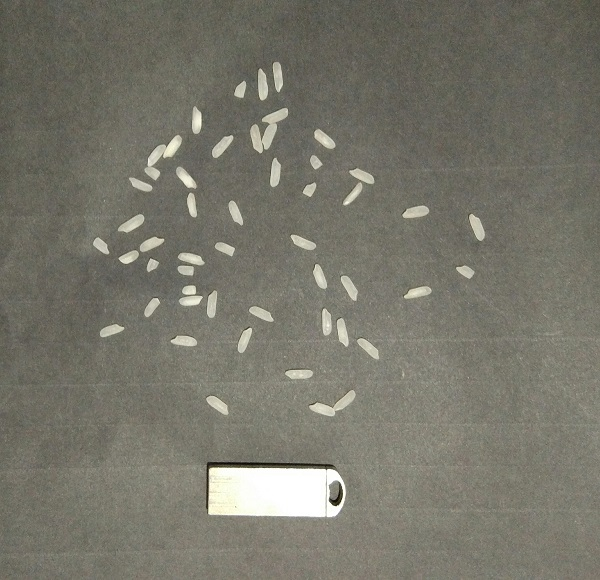
//> input picture RiceCheck/img/rice.jpg, 600 x 580 px
$ ./main   (built with g++ and OpenCV 4)
//> lines starting //> are read from the running program, lines starting //| are printed output that depends on the picture; after the words box and inside, x2 and y2 are one past the last pixel; in counts of white or black regions, pixels touching at a corner belong together
#include<cv.h>
#include<highgui.h>
#include<iostream>
#include<opencv2\opencv.hpp>
#include<vector>
#include<ctime>
using namespace cv;
using namespace std;

void getPhoto(IplImage* src);
IplImage* getGrayPhoto(IplImage* img);
IplImage* getFilterPhoto(IplImage* src, const int MODEL_VALUE);
int getThresholdValue(IplImage* src, int thresholdValue);
IplImage* getTwoPhoto(IplImage* src);
IplImage* getErodePhoto(IplImage* src);
IplImage* getDilatePhoto(IplImage* src);
int getThresholdValueTest(IplImage* src);
Mat iplImageToMat(IplImage* src);
IplImage* matToIplImage(Mat src);
IplImage* getSubPhoto(IplImage* src1, IplImage* src2);
IplImage* getEdgePhoto(IplImage* src);
void showImage(IplImage* img);
void lightOperatePhotoShow(IplImage* src);

//图像中的比例尺
double scale;
const double STAFF_LENGTH = 3.48;

int main()
{

	IplImage* img = cvLoadImage("img\\rice.jpg");
//> img is the input picture: 580 rows x 600 cols, CV_8UC3; mean B, G, R 106.4, 117.8, 119.4
	IplImage* grayPhoto = getGrayPhoto(img);
	IplImage* filterPhoto = getFilterPhoto(grayPhoto, 3);
//> in getFilterPhoto, `blur(inputSrc, outputDst, Size(MODEL_VALUE, MODEL_VALUE), Point(0, 0));`:
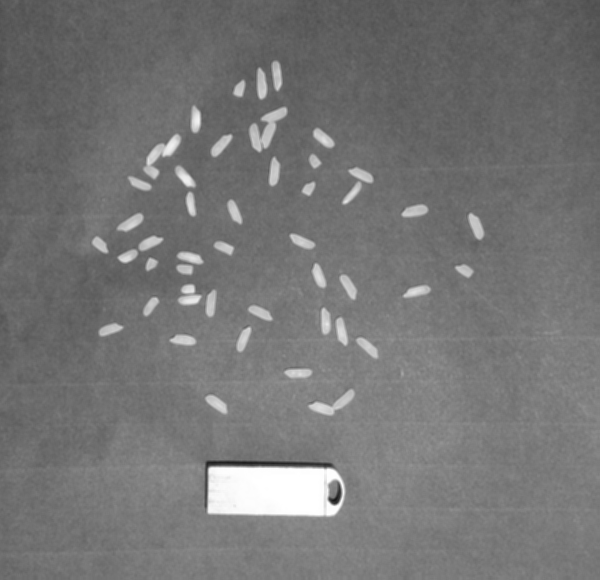
//> outputDst: 580 rows x 600 cols, CV_8UC1; min 24, max 255, mean 117.1
	IplImage* filterPhoto1 = cvCloneImage(filterPhoto);
	cvMorphologyEx(filterPhoto, filterPhoto1, NULL, NULL, CV_MOP_OPEN, 2);
	IplImage* binaryImage = getTwoPhoto(filterPhoto1);
//> in getThresholdValueTest, `CvScalar initThresholdValue = cvAvg(src);`: initThresholdValue = Scalar(115.1)
//> the loop in getThresholdValueTest, `while (abs(thresholdValue.val[0] - initThresholdValue.val[0]) > 0.1)` made 14 passes
//> thresholdValue on passes 1 to 12: Scalar(115.1), Scalar(117.4), Scalar(118.7), Scalar(119.5), Scalar(120.4), Scalar(121.5), Scalar(122.8), Scalar(124.2), Scalar(127.8), Scalar(134.5), Scalar(154.2), Scalar(160.1)
//> in getTwoPhoto, `int thresholdValue = getThresholdValueTest(src);`: thresholdValue = 161
//> in getTwoPhoto, `cvThreshold(src, binaryImage, thresholdValue, 255, CV_THRESH_BINARY);`:
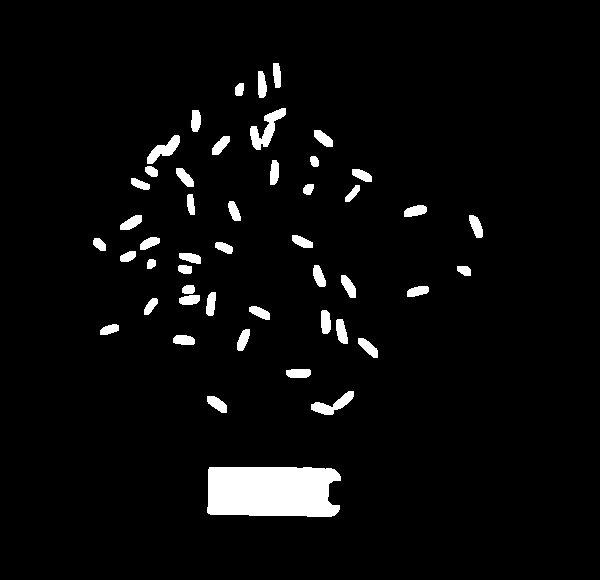
//> binaryImage: 580 rows x 600 cols, CV_8UC1; 4.3% white; 48 white regions, largest, box (x1, y1, x2, y2) and area: (207, 467, 341, 517) 6131, (250, 108, 286, 150) 599, (311, 391, 354, 415) 422
	IplImage* binaryImage1 = getTwoPhoto(filterPhoto);
//> in getThresholdValueTest (call 2), `CvScalar initThresholdValue = cvAvg(src);`: initThresholdValue = Scalar(117.1)
//> in getThresholdValueTest (call 2), `thresholdValue.val[0] = 0;`: thresholdValue = Scalar(0, 6.93e-310, 4.94e-324, 6.93e-310)
//> in getThresholdValueTest (call 2), `temp2.val[0] = 0;`: temp2 = Scalar(0, 6.93e-310, 0, 4.64e-310)
//> the loop in getThresholdValueTest (call 2), `while (abs(thresholdValue.val[0] - initThresholdValue.val[0]) > 0.1)` made 12 passes
//> thresholdValue on passes 1 to 12: Scalar(117.1), Scalar(119.6), Scalar(121), Scalar(122.9), Scalar(124), Scalar(125.2), Scalar(128), Scalar(133.5), Scalar(146.1), Scalar(160.4), Scalar(163.1), Scalar(163.7)
//> pass 1, in getThresholdValueTest (call 2), `cvThreshold(src, dst, thresholdValue.val[0], 255, CV_THRESH_TOZERO_INV);`:
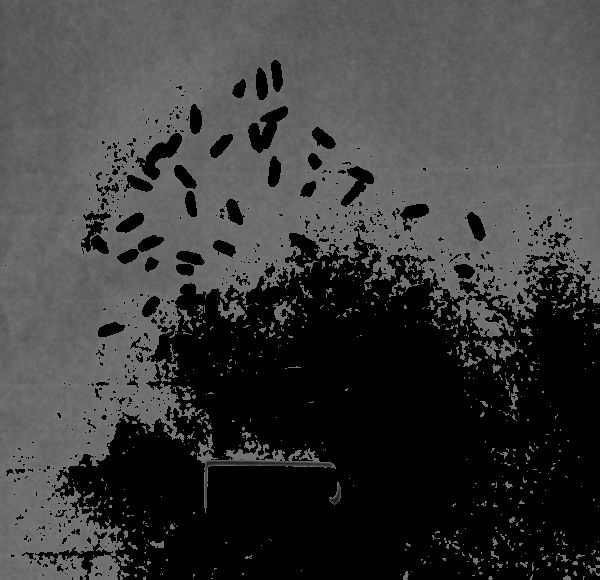
//> dst: 580 rows x 600 cols, CV_8UC1; min 0, max 117, mean 60.2
//> in getTwoPhoto (call 2), `cvThreshold(src, binaryImage, thresholdValue, 255, CV_THRESH_BINARY);`: binaryImage: 580 rows x 600 cols, CV_8UC1; 4.4% white; 48 white regions (1 under 20 px)

	// [38 lines of commented-out code are left out]
	getPhoto(binaryImage);
//> in getPhoto, `int contourNum = cvFindContours(dst, storage, &firstContour, sizeof(Cv..`:
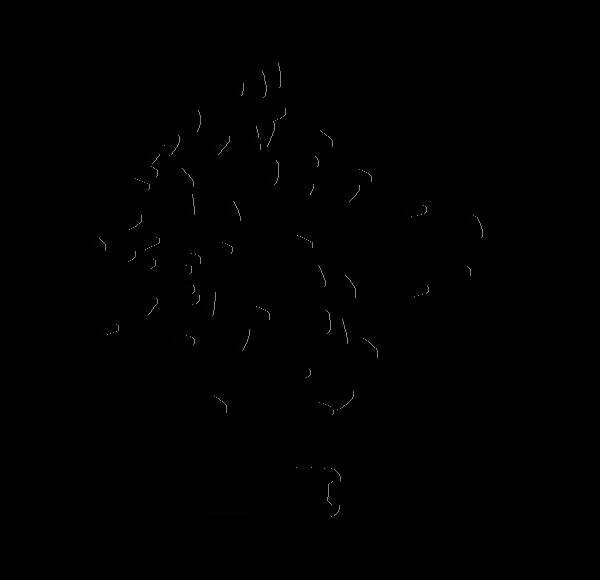
//> dst: 580 rows x 600 cols, CV_8UC1; 4.26% of pixels changed, all inside (x1, y1, x2, y2) = (93, 63, 483, 517)
//> in getPhoto, `int contourNum = cvFindContours(dst, storage, &firstContour, sizeof(Cv..`: firstContour = 48 contours; largest, box (x1, y1, x2, y2) and area: (207, 467, 341, 517) 5951, (250, 108, 286, 150) 523, (311, 391, 354, 415) 371, (147, 135, 180, 164) 362, (336, 319, 348, 344) 188; contourNum = 48
//> in getPhoto, `int contourNum1 = cvFindContours(dst1, storage1, &firstContour1, sizeo..`: firstContour1 = 358 items; contourNum1 = 48
//> in getPhoto, `cvDrawContours(image, firstContour, CV_RGB(255, 255, 255), CV_RGB(255,..`: image: 580 rows x 600 cols, CV_8UC1; 0.79% white in thin lines or dots, all inside (x1, y1, x2, y2) = (93, 63, 483, 517)
//> the loop in getPhoto, `for (CvSeq* contour = firstContour, *contour1 = firstContour1; contour..` made 48 passes
//> (box, length, width, scale, area, realArea, realLehgth) on pass 1: (centre (273.5, 490.9), size (49.1, 132.5), angle -89, 132.5, 49.06, 0.0263, 6501.4, 4.48, 9.54)
//> (box, length, width, area, realArea, realLehgth) on passes 2 to 7: (centre (217, 403.3), size (10, 24.7), angle -56.3, 24.68, 9.98, 246.5, 0.17, 1.82), (centre (333.6, 404.6), size (45.5, 16.8), angle -18.4, 45.54, 16.76, 763.2, 0.526, 3.27), (centre (298, 373), size (8, 24), angle -90, 24, 8, 192, 0.132, 1.68), (centre (367.9, 347), size (9.1, 26.8), angle -48.8, 26.81, 9.12, 244.6, 0.169, 1.89), (centre (183.5, 339.5), size (9, 21), angle -90, 21, 9, 189, 0.13, 1.58), (centre (242.9, 339.3), size (23.6, 8.9), angle -68.2, 23.58, 8.91, 210.2, 0.145, 1.71)
//| 轮廓点数：358	周长：372.083	中心坐标：(273.545,490.889)	长：132.515	宽：49.0617	像素面积：6501.4
//| 长:宽：2.70098	实际面积：4.4837cm*cm	实际周长：9.53684cm
//| 轮廓点数：51	周长：58.8701	中心坐标：(216.962,403.308)	长：24.6842	宽：9.9846	像素面积：246.462
//| 长:宽：2.47222	实际面积：0.169973cm*cm	实际周长：1.82089cm
//> (the first 4 of 16 printed lines)
//> (output is shown up to pass 8 of 48)
//> pass 1, in getPhoto, `cvDrawContours(image, contour, CV_RGB(255, 255, 255), CV_RGB(255, 255,..`:
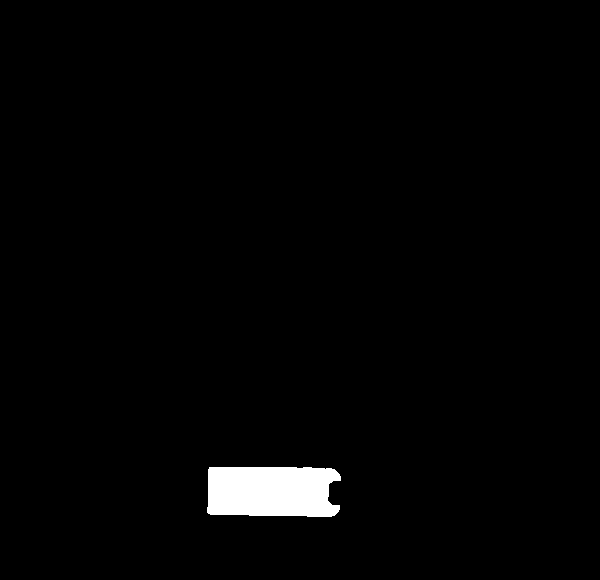
//> image: 580 rows x 600 cols, CV_8UC1; 1.8% white; 1 white region, box (x1, y1, x2, y2) and area: (207, 467, 341, 517) 6131
//> after the loop in getPhoto, `for (CvSeq* contour = firstContour, *contour1 = firstContour1;`:
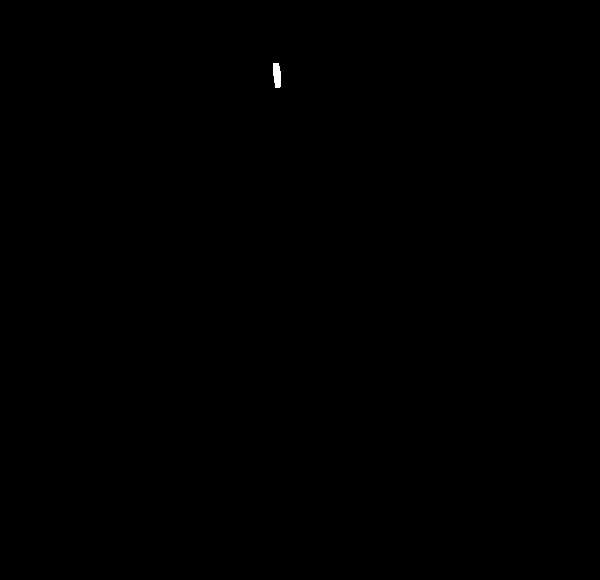
//> image: 580 rows x 600 cols, CV_8UC1; 0.05% white; 1 white region, box (x1, y1, x2, y2) and area: (273, 63, 281, 88) 171
//> after the loop in getPhoto, `for (CvSeq* contour = firstContour, *contour1 = firstContour1;`:
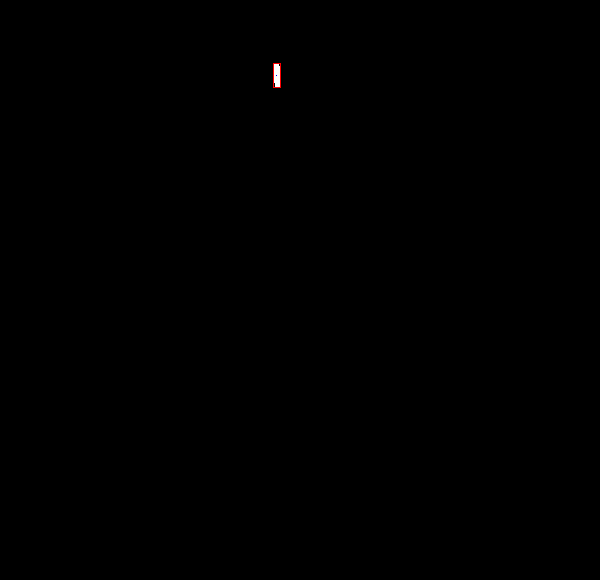
//> image1: 580 rows x 600 cols, CV_8UC3; mean B, G, R 0.1, 0.1, 0.1
//| 米粒数目：48
//> the loop in getPhoto, `for (i = 1; i < areas.size(); i++)` made 47 passes
//| 1	3.09663	0.779026	0.992634	0.766854	0.852899	0.664607	0.973783
//> (output is shown up to pass 8 of 47)

	cvReleaseImage(&img);
	cvReleaseImage(&grayPhoto);
	cvReleaseImage(&filterPhoto);
	cvReleaseImage(&binaryImage);

	return 0;
}
//周长，面积等信息
void getPhoto(IplImage* src)
{
	vector<double> areas;
	//轮廓的存储容器
	CvMemStorage* storage = cvCreateMemStorage(0);
	//输出参数，包括轮廓的第一个指针
	CvSeq* firstContour = 0;
	IplImage* dst = cvCloneImage(src);
	//在二值图像中寻找定点序列轮廓（Cv 图像处理）
	//注意 dst 会被改变
	int contourNum = cvFindContours(dst, storage, &firstContour,
		sizeof(CvContour), CV_RETR_EXTERNAL, CV_CHAIN_APPROX_NONE);
	//freeman 链码
	//轮廓的存储容器 1(Cxcore 动态结构)
	CvMemStorage* storage1 = cvCreateMemStorage(0);
	//输出参数：包含第一个输出轮廓的指针
	CvSeq* firstContour1 = 0;
	IplImage* dst1 = cvCloneImage(src);
	//在二值图像中寻找 freeman 链码轮廓（Cv 图像处理）
	//注意 dst1 会被改变
	int contourNum1 = cvFindContours(dst1, storage1, &firstContour1,
		sizeof(CvChain), CV_RETR_EXTERNAL, CV_CHAIN_CODE);
	//轮廓图
	IplImage* image = cvCloneImage(src);
	cvSet(image, cvScalarAll(0), 0);
	//将所有轮廓画出（Cxcore 绘图函数）
	cvDrawContours(image, firstContour, CV_RGB(255, 255, 255),
		CV_RGB(255, 255, 255), 2, 1, 0);
	cvNamedWindow("轮廓图", 0);
	cvShowImage("轮廓图", image);
	cvWaitKey(0);

	//获取 freeman 链码
	CvSeqReader reader;
	//用于显示外接矩形
	IplImage*image1 = cvCreateImage(cvGetSize(src), IPL_DEPTH_8U, 3);
	for (CvSeq* contour = firstContour, *contour1 = firstContour1;
		contour != 0, contour1 != 0; contour = contour->h_next, contour1 = contour1->h_next)
	{
		cvSet(image, cvScalarAll(0), 0);
		cvDrawContours(image, contour, CV_RGB(255, 255, 255), CV_RGB(255, 255, 255), 0, CV_FILLED, 8);

		cvShowImage("轮廓图", image);
		cout << "轮廓点数：" << contour->total << '\t';
		//(Cv 结构分析)
		cout << "周长：" << cvArcLength(contour) << '\t';
		// [25 lines of commented-out code are left out]
		cvSet(image1, cvScalarAll(0), 0);
		cvDrawContours(image1, contour, CV_RGB(255, 255, 255), CV_RGB(255, 255, 255), 0, CV_FILLED, 8);
		//对给定 2D 点集，寻找最小面积的外围矩形（Cv 结构分析）
		CvBox2D box = cvMinAreaRect2(contour, NULL);
		cout << "中心坐标：(" << box.center.x << "," << box.center.y << ")" << '\t';
		cvSet2D(image1, box.center.y, box.center.x, CV_RGB(0, 0, 255));

		double length = (box.size.height > box.size.width ? box.size.height : box.size.width);
		double width = (box.size.height > box.size.width ? box.size.width : box.size.height);

		//转到实际面积
		if (length > 100)
		{
			scale = STAFF_LENGTH / length;
		}

		double area = length * width;
		double realArea = (length * scale)*(width * scale);
		double realLehgth = 2 * (length*scale + width*scale);
		areas.push_back(realArea);
		cout << "长：" << length << '\t';
		cout << "宽：" << width << '\t';
		cout << "像素面积：" << area << endl;
		cout << "长:宽：" << length / width << '\t';
		cout << "实际面积：" << realArea << "cm*cm" << '\t';
		cout << "实际周长：" << realLehgth << "cm";

		//绘制外接最小矩形
		CvPoint2D32f pt[4];
		//寻找盒子的顶点（Cv 结构分析）
		cvBoxPoints(box, pt);
		for (int i = 0; i < 4; ++i)
		{
			//(Cxcore 绘图函数、Cxcore 基础结构)
			cvLine(image1, cvPointFrom32f(pt[i]),
				cvPointFrom32f(pt[((i + 1) % 4) ? (i + 1) : 0]),
				CV_RGB(255, 0, 0),
				1);
		}
		cvShowImage("轮廓图", image1);
		cvWaitKey(0);
		cout << endl;
	}
	cout << "米粒数目：" << contourNum << endl;
	int i;
	for (i = 1; i < areas.size(); i++)
	{
		cout << areas[i] / areas[1] << '\t';
	}
	cvWaitKey(0);

	cvReleaseMemStorage(&storage);
	cvReleaseImage(&dst);
	cvReleaseMemStorage(&storage1);
	cvReleaseImage(&dst1);
	cvReleaseImage(&image);
	cvReleaseImage(&image1);
}
//得到灰度图
IplImage* getGrayPhoto(IplImage* img)
{
	IplImage* grayPhoto = cvCreateImage(cvGetSize(img), IPL_DEPTH_8U, 1);//创建目标图像
	cvCvtColor(img, grayPhoto, CV_BGR2GRAY);//cvCvtColor(src,des,CV_BGR2GRAY)

	return grayPhoto;
}
//得到滤波图像
IplImage* getFilterPhoto(IplImage* src, const int MODEL_VALUE)
{
	Mat inputSrc = cvarrToMat(src);
	Mat outputDst;

	blur(inputSrc, outputDst, Size(MODEL_VALUE, MODEL_VALUE), Point(0, 0));

	//这种转换方法使得，发生内存泄漏
	/*IplImage* output = &IplImage(outputDst);*/

	IplImage imgTemp = outputDst;
	IplImage* output = cvCloneImage(&imgTemp);

	inputSrc.release();
	outputDst.release();


	return output;
}
//得到二值化的阈值
int getThresholdValueTest(IplImage* src)
{
	//得到平均灰度
	CvScalar initThresholdValue = cvAvg(src);
	CvScalar thresholdValue;
	thresholdValue.val[0] = 0;
	CvScalar temp1;
	CvScalar temp2;
	temp1.val[0] = 0;
	temp2.val[0] = 0;

	while (abs(thresholdValue.val[0] - initThresholdValue.val[0]) > 0.1)
	{
		thresholdValue = initThresholdValue;

		IplImage* dst = cvCloneImage(src);
		//计算前景平均灰度
		cvThreshold(src, dst, thresholdValue.val[0], 255, CV_THRESH_TOZERO);
		temp1.val[0] = cvSum(dst).val[0] / cvCountNonZero(dst);
		//计算背景平均灰度
		cvThreshold(src, dst, thresholdValue.val[0], 255, CV_THRESH_TOZERO_INV);
		temp2.val[0] = cvSum(dst).val[0] / cvCountNonZero(dst);

		initThresholdValue.val[0] = (temp1.val[0] + temp2.val[0]) / 2;

		cvReleaseImage(&dst);
	}
	return initThresholdValue.val[0];
}

// [61 lines left out: function getThresholdValue, not called in this run]
//得到二值化之后的图片
IplImage* getTwoPhoto(IplImage* src)
{
	IplImage* binaryImage = cvCreateImage(cvGetSize(src), src->depth, src->nChannels);

	int timeStart = clock();
	//int thresholdValue = getThresholdValue(src, 0);
	int thresholdValue = getThresholdValueTest(src);
	cvThreshold(src, binaryImage, thresholdValue, 255, CV_THRESH_BINARY);
	int timeEnd = clock();

	cout << "运行时间：" << timeEnd - timeStart << endl;

	return binaryImage;
}
//图像腐蚀处理
// [80 lines left out: functions getErodePhoto, getDilatePhoto, getEdgePhoto, getSubPhoto, matToIplImage, iplImageToMat and 2 more, not called in this run]
